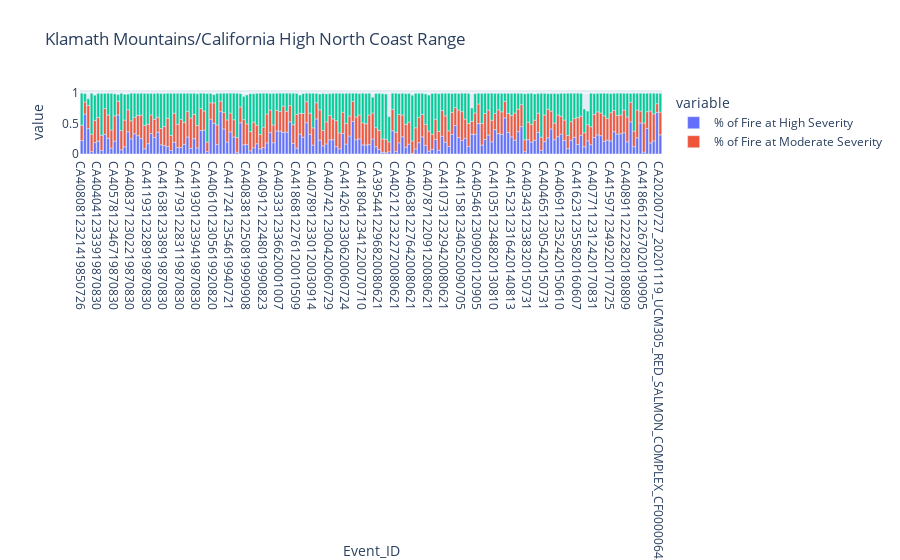

Notebook cell for this chart:
### Code cell
fig = px.bar(single_region_fires[single_region_fires['US_L3NAME']=='Klamath Mountains/California High North Coast Range'], x="Event_ID", y=[ '% of Fire at High Severity',
       '% of Fire at Moderate Severity', '% of Fire at Low Severity',], title='Klamath Mountains/California High North Coast Range')
fig.show()

### Figure 1 — Plotly figure (JSON) as saved in the notebook; plotly's stock layout.template omitted (floating-point values rounded to 4 significant figures; data arrays with more than 128 entries replaced by an {"elided": "..."} marker saying what was removed)
{"data": [{"alignmentgroup": "True", "hovertemplate": "variable=% of Fire at High Severity<br>Event_ID=%{x}<br>value=%{y}<extra></extra>", "legendgroup": "% of Fire at High Severity", "marker": {"color": "#636efa", "pattern": {"shape": ""}}, "name": "% of Fire at High Severity", "offsetgroup": "% of Fire at High Severity", "orientation": "v", "showlegend": true, "textposition": "auto", "type": "bar", "x": {"elided": "176 str values"}, "xaxis": "x", "y": {"elided": "176 float values"}, "yaxis": "y"}, {"alignmentgroup": "True", "hovertemplate": "variable=% of Fire at Moderate Severity<br>Event_ID=%{x}<br>value=%{y}<extra></extra>", "legendgroup": "% of Fire at Moderate Severity", "marker": {"color": "#EF553B", "pattern": {"shape": ""}}, "name": "% of Fire at Moderate Severity", "offsetgroup": "% of Fire at Moderate Severity", "orientation": "v", "showlegend": true, "textposition": "auto", "type": "bar", "x": {"elided": "176 str values"}, "xaxis": "x", "y": {"elided": "176 float values"}, "yaxis": "y"}, {"alignmentgroup": "True", "hovertemplate": "variable=% of Fire at Low Severity<br>Event_ID=%{x}<br>value=%{y}<extra></extra>", "legendgroup": "% of Fire at Low Severity", "marker": {"color": "#00cc96", "pattern": {"shape": ""}}, "name": "% of Fire at Low Severity", "offsetgroup": "% of Fire at Low Severity", "orientation": "v", "showlegend": true, "textposition": "auto", "type": "bar", "x": {"elided": "176 str values"}, "xaxis": "x", "y": {"elided": "176 float values"}, "yaxis": "y"}], "layout": {"barmode": "relative", "legend": {"title": {"text": "variable"}, "tracegroupgap": 0}, "title": {"text": "Klamath Mountains/California High North Coast Range"}, "xaxis": {"anchor": "y", "domain": [0, 1], "title": {"text": "Event_ID"}}, "yaxis": {"anchor": "x", "domain": [0, 1], "title": {"text": "value"}}}}
